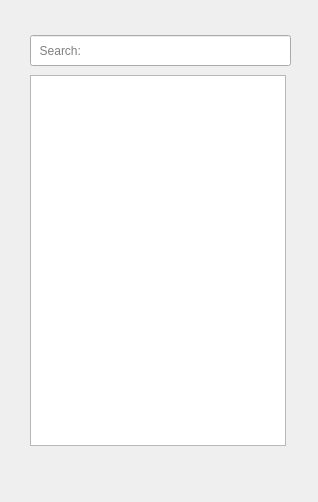
<?xml version="1.0" encoding="UTF-8"?>
<ui version="4.0">
 <class>bookwindow</class>
 <widget class="QDialog" name="bookwindow">
  <property name="geometry">
   <rect>
    <x>0</x>
    <y>0</y>
    <width>318</width>
    <height>502</height>
   </rect>
  </property>
  <property name="windowTitle">
   <string>Books</string>
  </property>
  <property name="windowIcon">
   <iconset resource="pics.qrc">
    <normaloff>:/Imagenes/BookSeller-Logo.png</normaloff>:/Imagenes/BookSeller-Logo.png</iconset>
  </property>
  <widget class="QLabel" name="fondoLabel">
   <property name="geometry">
    <rect>
     <x>-2</x>
     <y>-1</y>
     <width>321</width>
     <height>503</height>
    </rect>
   </property>
   <property name="autoFillBackground">
    <bool>false</bool>
   </property>
   <property name="frameShape">
    <enum>QFrame::NoFrame</enum>
   </property>
   <property name="text">
    <string/>
   </property>
   <property name="pixmap">
    <pixmap resource="pics.qrc">:/Imagenes/Hoja.JPG</pixmap>
   </property>
   <property name="scaledContents">
    <bool>true</bool>
   </property>
  </widget>
  <widget class="QLineEdit" name="searchLE">
   <property name="geometry">
    <rect>
     <x>30</x>
     <y>35</y>
     <width>261</width>
     <height>31</height>
    </rect>
   </property>
   <property name="inputMask">
    <string/>
   </property>
   <property name="readOnly">
    <bool>false</bool>
   </property>
   <property name="placeholderText">
    <string>  Search:</string>
   </property>
  </widget>
  <widget class="QPushButton" name="homePB">
   <property name="geometry">
    <rect>
     <x>40</x>
     <y>449</y>
     <width>61</width>
     <height>41</height>
    </rect>
   </property>
   <property name="font">
    <font>
     <pointsize>14</pointsize>
    </font>
   </property>
   <property name="text">
    <string/>
   </property>
   <property name="icon">
    <iconset>
     <normalon>:/Imagenes/Animals-Dog-House-icon.png</normalon>
    </iconset>
   </property>
   <property name="iconSize">
    <size>
     <width>45</width>
     <height>45</height>
    </size>
   </property>
   <property name="flat">
    <bool>true</bool>
   </property>
  </widget>
  <widget class="QListWidget" name="listWidget">
   <property name="geometry">
    <rect>
     <x>30</x>
     <y>75</y>
     <width>256</width>
     <height>371</height>
    </rect>
   </property>
  </widget>
  <widget class="QPushButton" name="addmybookPB">
   <property name="geometry">
    <rect>
     <x>120</x>
     <y>449</y>
     <width>61</width>
     <height>41</height>
    </rect>
   </property>
   <property name="text">
    <string/>
   </property>
   <property name="icon">
    <iconset resource="pics.qrc">
     <normaloff>:/Imagenes/plus button.png</normaloff>:/Imagenes/plus button.png</iconset>
   </property>
   <property name="iconSize">
    <size>
     <width>45</width>
     <height>45</height>
    </size>
   </property>
   <property name="flat">
    <bool>true</bool>
   </property>
  </widget>
  <widget class="QPushButton" name="sortPB">
   <property name="geometry">
    <rect>
     <x>200</x>
     <y>449</y>
     <width>61</width>
     <height>41</height>
    </rect>
   </property>
   <property name="text">
    <string/>
   </property>
   <property name="icon">
    <iconset resource="pics.qrc">
     <normaloff>:/Imagenes/sortdirection.png</normaloff>:/Imagenes/sortdirection.png</iconset>
   </property>
   <property name="iconSize">
    <size>
     <width>40</width>
     <height>40</height>
    </size>
   </property>
   <property name="flat">
    <bool>true</bool>
   </property>
  </widget>
 </widget>
 <resources>
  <include location="pics.qrc"/>
 </resources>
 <connections/>
</ui>
